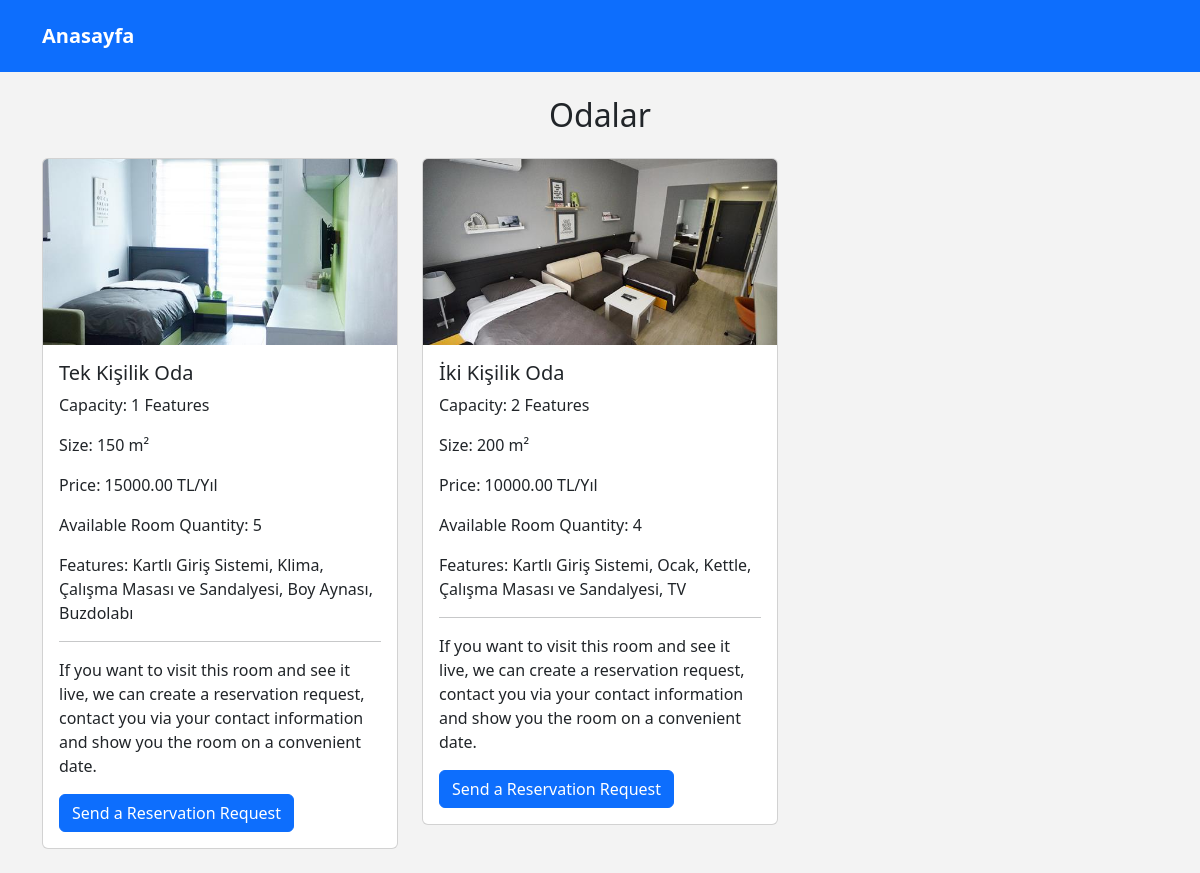
/dorm/view_rooms.php?dorm_id=17, run on the app's committed database.
### tables this page shows
CREATE TABLE `dorm_rooms` (
  `id` int(11) NOT NULL,
  `dorm_owner_id` int(11) DEFAULT NULL,
  `room_name` varchar(255) DEFAULT NULL,
  `capacity` int(11) DEFAULT NULL,
  `size_sqm` int(11) DEFAULT NULL,
  `annual_price` decimal(10,2) DEFAULT NULL,
  `features` text DEFAULT NULL,
  `created_at` timestamp NOT NULL DEFAULT current_timestamp(),
  `image_path` varchar(255) DEFAULT NULL,
  `room_quantity` int(11) DEFAULT NULL
);

### dorm/view_rooms.php (the view, shortened to what this page needs)
<?php
include 'config.php';
if (isset($_GET['dorm_id'])) {
    $dorm_id = $_GET['dorm_id'];
    $sql = "SELECT * FROM dorm_rooms WHERE dorm_owner_id = ?";
    $stmt = $conn->prepare($sql);
    $stmt->bind_param("i", $dorm_id);
    $stmt->execute();
    $result = $stmt->get_result();
} else {
    echo "Yurt ID belirtilmedi.";
    exit();
}
?>
<!DOCTYPE html>
<html lang="en">
<head>
    <link href="https://cdn.jsdelivr.net/npm/bootstrap@5.3.0/dist/css/bootstrap.min.css" rel="stylesheet">
</head>
<body style="background-color:#f3f3f3;f">
<div>
<?php include 'header.php'; ?>
</div>
    <div class="container mt-5 pt-5">
        <h2 class="text-center mb-4"><?php echo $lang['Rooms']; ?></h2>
        <div class="row">
            <?php
            if ($result->num_rows > 0) {
                while ($row = $result->fetch_assoc()) {
                    ?>
                    <div class="col-md-4 mb-4">
                        <div class="card">
                        <img src="<?php echo $row['image_path']; ?>" class="card-img-top" alt="Oda Resmi">
                            <div class="card-body">
                                <h5 class="card-title"><?php echo $row['room_name']; ?></h5>
                                <p class="card-text"><?php echo $lang['Capacity']; ?>: <?php echo $row['capacity']; ?> <?php echo $lang['Features']; ?></p>
                                <p class="card-text"><?php echo $lang['Size']; ?>: <?php echo $row['size_sqm']; ?> m²</p>
                                <p class="card-text"><?php echo $lang['Price']; ?>: <?php echo $row['annual_price']; ?> TL/Yıl</p>
                                <p class="card-text"><?php echo $lang['Available Room Quantity']; ?>: <?php echo $row['room_quantity']; ?></p>
                                <p class="card-text"><?php echo $lang['Features']; ?>: <?php echo $row['features']; ?></p>
                                <form method="POST" action="submit_reservation.php">
    <hr>
    <p><?php echo $lang['If you want to visit this room and see it live, we can create a reservation request, contact you via your contact information and show you the room on a convenient date.']; ?></p>
    <button type="submit" class="btn btn-primary"><?php echo $lang['Send a Reservation Request']; ?></button>
</form>
                            </div>
                        </div>
                    </div>
                    <?php
                }
            } else {
                echo "Bu yurda odalar bulunamadı.";
            }
            ?>
        </div>
    </div>
</body>
</html>

### data on the page
dorm_rooms: image_path (picture), room_name "Tek Kişilik Oda", capacity "1", size_sqm "150", annual_price "15000.00", room_quantity "5", features "Kartlı Giriş Sistemi, Klima, Çalışma Masası ve Sandalyesi, Boy Aynası, Buzdolabı"
dorm_rooms: image_path (picture), room_name "İki Kişilik Oda", capacity "2", size_sqm "200", annual_price "10000.00", room_quantity "4", features "Kartlı Giriş Sistemi, Ocak, Kettle, Çalışma Masası ve Sandalyesi, TV"

### other printed values
$lang['Rooms'] "Odalar"
